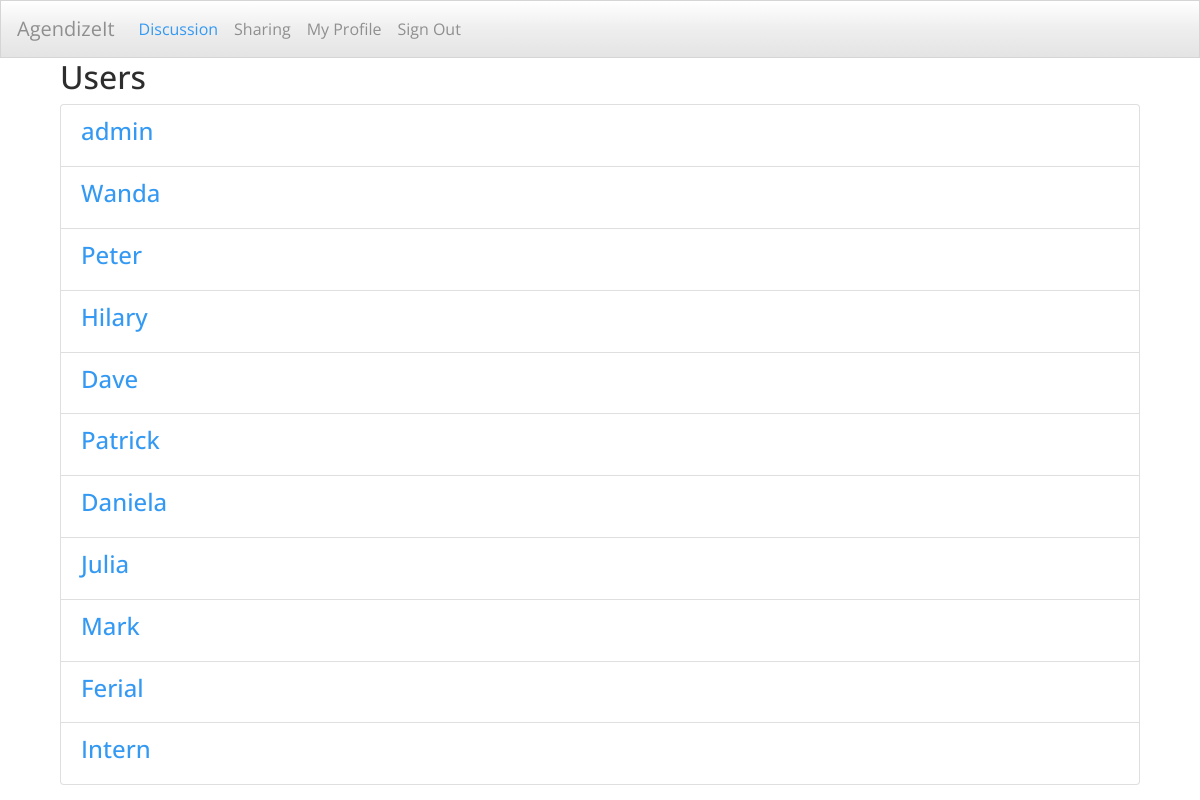
The app's page /users/ (signed in), older data.
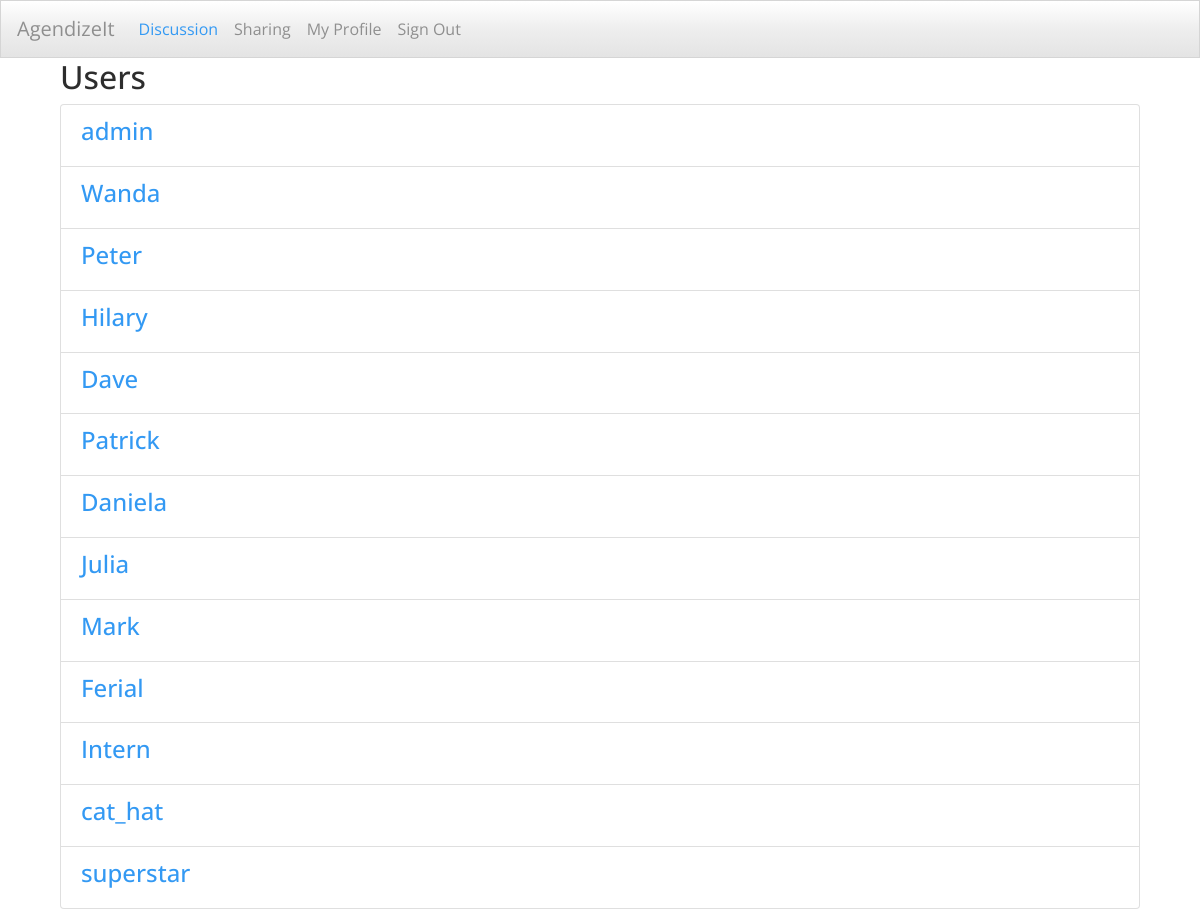
The same page, newer data.
### agendizeit/users/models.py (models this page shows, shortened)
class User(AbstractUser):
    name = models.CharField(_("Name of User"), blank=True, max_length=255)

### agendizeit/users/views.py (the view)
# urls.py: path("", view=views.UserListView.as_view(), name="list"),
class UserListView(LoginRequiredMixin, ListView):
    model = User
    slug_field = "username"
    slug_url_kwarg = "username"

### agendizeit/templates/users/user_list.html (shortened to what this page needs)
{% extends "base.html" %}
{% load static i18n %}
{% block content %}
<div class="container">
  <h2>Users</h2>
  <div class="list-group">
    {% for user in user_list %}
      <a href="{% url 'users:detail' user.username %}" class="list-group-item">
        <h4 class="list-group-item-heading">{{ user.username }}</h4>
      </a>
    {% endfor %}
  </div>
</div>
{% endblock content %}

Row changes from the older to the newer data that the page shows:
added User: username "cat_hat"
added User: username "superstar"
